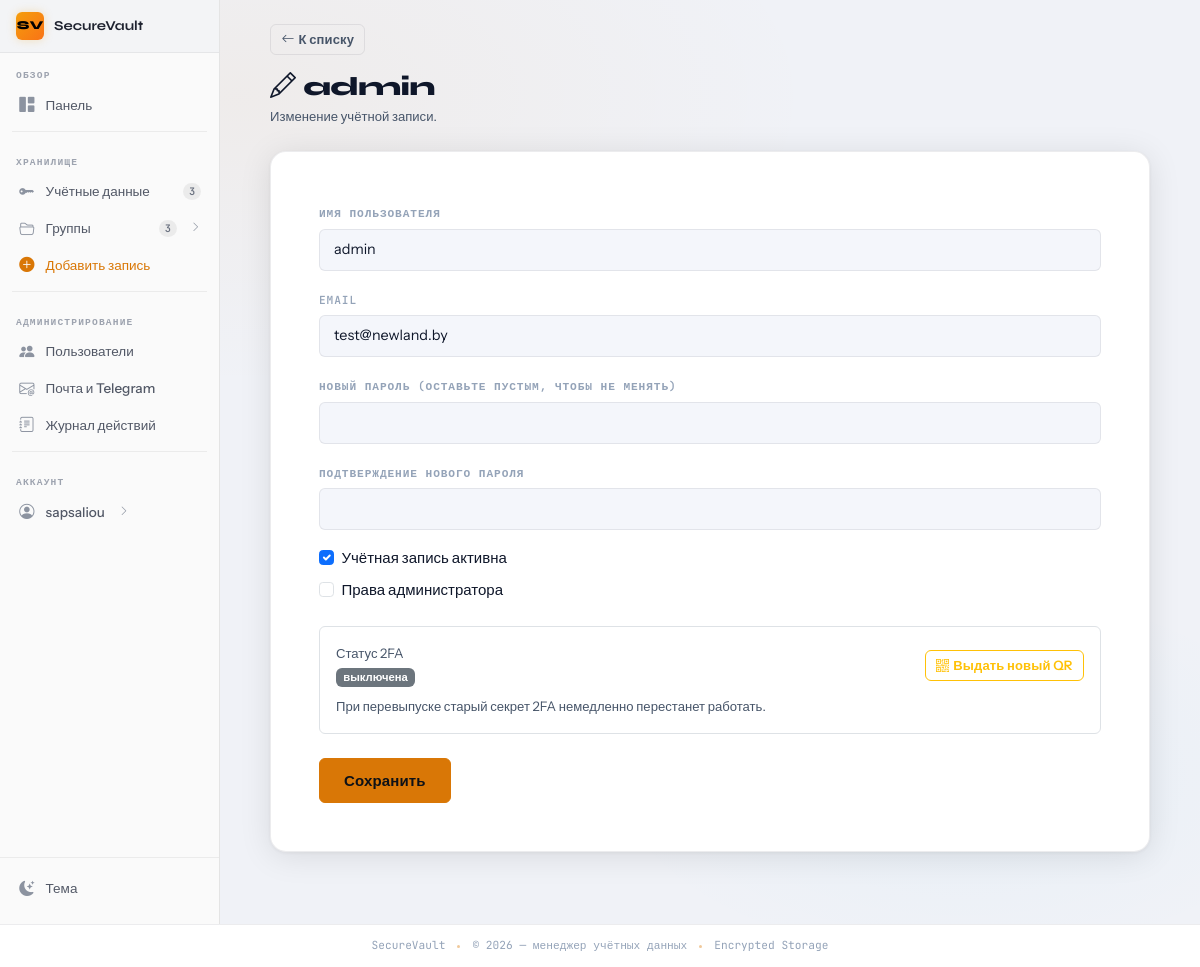
The app's page /admin/users/3/edit (signed in) with its own data.
### app/models.py (models this page shows, shortened)
class User(UserMixin, db.Model):
    id = db.Column(db.Integer, primary_key=True)
    username = db.Column(db.String(80), unique=True, nullable=False, index=True)
    email = db.Column(db.String(120), nullable=False, index=True)
    password_hash = db.Column(db.String(255), nullable=False)
    created_at = db.Column(db.DateTime, default=datetime.utcnow)
    last_login = db.Column(db.DateTime)
    is_active = db.Column(db.Boolean, default=True)
    is_admin = db.Column(db.Boolean, default=False, nullable=False)
    totp_enabled = db.Column(db.Boolean, default=False, nullable=False)
    totp_secret_encrypted = db.Column(db.Text)  # base32, Fernet
    credentials = db.relationship('Credential', backref='owner', lazy='dynamic', cascade='all, delete-orphan')
    groups = db.relationship('CredentialGroup', backref='creator', lazy='dynamic', cascade='all, delete-orphan')
    shares_received = db.relationship(
        'CredentialShare',
        foreign_keys='CredentialShare.shared_with_user_id',
        back_populates='shared_with_user',
        lazy='dynamic',
    )

### app/routes.py (the view, shortened to what this page needs)
@admin_bp.route('/users/<int:user_id>/edit', methods=['GET', 'POST'])
@login_required
@admin_required
def admin_user_edit(user_id):
    user = User.query.get_or_404(user_id)
    form = AdminEditUserForm(user_id=user.id)
    if request.method == 'GET':
        form.username.data = user.username
        form.email.data = user.email
        form.is_active.data = user.is_active
        form.grant_admin.data = user.is_admin
    return render_template('admin_user_edit.html', form=form, edit_user=user)

### app/forms.py (shortened to what this page needs)
class AdminEditUserForm(FlaskForm):
    username = StringField('Имя пользователя', validators=[
        DataRequired(),
        Length(min=3, max=80, message='Имя должно быть от 3 до 80 символов'),
    ])
    email = StringField('Email', validators=[DataRequired(), Email()])
    is_active = BooleanField('Учётная запись активна', default=True)
    grant_admin = BooleanField('Права администратора', default=False)
    new_password = PasswordField('Новый пароль (оставьте пустым, чтобы не менять)', validators=[
        Optional(),
        Length(min=8, message='Пароль не короче 8 символов'),
    ])
    confirm_password = PasswordField('Подтверждение нового пароля', validators=[
        Optional(),
        EqualTo('new_password', message='Пароли не совпадают'),
    ])
    submit = SubmitField('Сохранить')
    def __init__(self, user_id=None, *args, **kwargs):
        super().__init__(*args, **kwargs)
        self._user_id = user_id

### app/routes.py (called while the page is built)
def admin_required(view):
    @wraps(view)
    def wrapped(*args, **kwargs):
        if not current_user.is_authenticated:
            return redirect(url_for('auth.login', next=request.path))
        if not getattr(current_user, 'is_admin', False):
            flash('Нужны права администратора', 'danger')
            return redirect(url_for('main.dashboard'))
        return view(*args, **kwargs)
    return wrapped

### app/templates/admin_user_edit.html (shortened to what this page needs)
{% extends "base.html" %}
{% block content %}
<div class="py-4 page-narrow animate-fadein">
  <div class="mb-4">
    <a href="{{ url_for('admin.admin_user_list') }}" class="btn btn-sm btn-outline-secondary mb-3">
      <i class="bi bi-arrow-left me-1"></i>К списку
    </a>
    <h1 class="page-title mb-1"><i class="bi bi-pencil me-2"></i>{{ edit_user.username }}</h1>
    <p class="text-muted small mb-0">Изменение учётной записи.</p>
  </div>
  <div class="card-form">
    <div class="p-4 p-md-5">
      <form method="POST" novalidate>
        <div class="mb-3">
          {{ form.username.label(class="form-label") }}
          {% if form.username.errors %}
            {{ form.username(class="form-control is-invalid") }}
            <div class="invalid-feedback d-block">{% for e in form.username.errors %}{{ e }}{% endfor %}</div>
          {% else %}
            {{ form.username(class="form-control") }}
          {% endif %}
        </div>
        <div class="mb-3">
          {{ form.email.label(class="form-label") }}
          {% if form.email.errors %}
            {{ form.email(class="form-control is-invalid") }}
            <div class="invalid-feedback d-block">{% for e in form.email.errors %}{{ e }}{% endfor %}</div>
          {% else %}
            {{ form.email(class="form-control") }}
          {% endif %}
        </div>
        <div class="mb-3">
          {{ form.new_password.label(class="form-label") }}
          {{ form.new_password(class="form-control") }}
        </div>
        <div class="mb-3">
          {{ form.confirm_password.label(class="form-label") }}
          {{ form.confirm_password(class="form-control") }}
        </div>
        <div class="form-check mb-2">
          {{ form.is_active(class="form-check-input") }}
          {{ form.is_active.label(class="form-check-label") }}
        </div>
        <div class="form-check mb-4">
          {{ form.grant_admin(class="form-check-input") }}
          {{ form.grant_admin.label(class="form-check-label") }}
        </div>
        <div class="mb-4 p-3 rounded border">
          <div class="d-flex justify-content-between align-items-center flex-wrap gap-2">
            <div>
              <div class="small text-muted">Статус 2FA</div>
              {% if edit_user.totp_enabled %}
                <span class="badge text-bg-success">включена</span>
              {% else %}
                <span class="badge text-bg-secondary">выключена</span>
              {% endif %}
            </div>
            <form method="POST" action="{{ url_for('admin.admin_user_reissue_totp', user_id=edit_user.id) }}">
              <button type="submit" class="btn btn-sm btn-outline-warning">
                <i class="bi bi-qr-code me-1"></i>Выдать новый QR
              </button>
            </form>
          </div>
          <div class="small text-muted mt-2">При перевыпуске старый секрет 2FA немедленно перестанет работать.</div>
        </div>
        {{ form.submit(class="btn btn-primary btn-lg") }}
      </form>
    </div>
  </div>
</div>
{% endblock %}

### app/templates/partials/sidebar_right.html (shortened to what this page needs)
<div class="sv-sidebar-project">
  <div class="sv-sidebar-project-icon">SV</div>
  <span class="sv-sidebar-project-name">SecureVault</span>
</div>
<nav aria-label="Основная навигация">
  <span class="sv-sidebar-section-label">Обзор</span>
  <ul class="sv-nav">
    <li class="sv-nav-item">
      <a class="sv-nav-link" href="{{ url_for('main.dashboard') }}">
        <span class="sv-nav-icon"><i class="bi bi-grid-1x2-fill"></i></span>
        <span>Панель</span>
      </a>
    </li>
  </ul>
  <div class="sv-sidebar-divider"></div>
  <span class="sv-sidebar-section-label">Хранилище</span>
  <ul class="sv-nav">
    <li class="sv-nav-item">
      <a class="sv-nav-link" href="{{ url_for('credential_bp.list_credentials') }}">
        <span class="sv-nav-icon"><i class="bi bi-key-fill"></i></span>
        <span>Учётные данные</span>
        <span class="sv-nav-badge {% if current_user.credentials.count() == 0 %}sv-nav-badge-0{% endif %}">
          {{ current_user.credentials.count() }}
        </span>
      </a>
    </li>
    <li class="sv-nav-item">
      <button class="sv-nav-link"
              type="button"
              data-bs-toggle="collapse"
              data-bs-target="#sbGroups"
              aria-expanded="false"
              aria-controls="sbGroups">
        <span class="sv-nav-icon"><i class="bi bi-folder2-open"></i></span>
        <span>Группы</span>
        <span class="sv-nav-badge {% if current_user.groups.count() == 0 %}sv-nav-badge-0{% endif %}">
          {{ current_user.groups.count() }}
        </span>
        <i class="bi bi-chevron-right sv-nav-arrow ms-1"></i>
      </button>
        {% set groups = current_user.groups.order_by('position', 'name').all() %}
    </li>
    <li class="sv-nav-item">
      <a class="sv-nav-link" href="{{ url_for('credential_bp.add_credential') }}"
         style="color: var(--accent);">
        <span class="sv-nav-icon" style="color:var(--accent);"><i class="bi bi-plus-circle-fill"></i></span>
        <span>Добавить запись</span>
      </a>
    </li>
  </ul>
  {% if current_user.is_admin %}
  <div class="sv-sidebar-divider"></div>
  <span class="sv-sidebar-section-label">Администрирование</span>
  <ul class="sv-nav">
    <li class="sv-nav-item">
      <a class="sv-nav-link" href="{{ url_for('admin.admin_user_list') }}">
        <span class="sv-nav-icon"><i class="bi bi-people-fill"></i></span>
        <span>Пользователи</span>
      </a>
    </li>
    <li class="sv-nav-item">
      <a class="sv-nav-link" href="{{ url_for('admin.admin_delivery_settings') }}">
        <span class="sv-nav-icon"><i class="bi bi-envelope-at"></i></span>
        <span>Почта и Telegram</span>
      </a>
    </li>
    <li class="sv-nav-item">
      <a class="sv-nav-link" href="{{ url_for('admin.admin_audit_log') }}">
        <span class="sv-nav-icon"><i class="bi bi-journal-text"></i></span>
        <span>Журнал действий</span>
      </a>
    </li>
  </ul>
  {% endif %}
  <div class="sv-sidebar-divider"></div>
  <span class="sv-sidebar-section-label">Аккаунт</span>
  <ul class="sv-nav">
    <li class="sv-nav-item">
      <button class="sv-nav-link"
              type="button"
              data-bs-toggle="collapse"
              data-bs-target="#sbAccount"
              aria-expanded="false"
              aria-controls="sbAccount">
        <span class="sv-nav-icon"><i class="bi bi-person-circle"></i></span>
        <span class="text-truncate">{{ current_user.username }}</span>
        <i class="bi bi-chevron-right sv-nav-arrow ms-1"></i>
      </button>
    </li>
  </ul>
</nav>
<div class="sv-sidebar-actions">
  <button type="button" class="sv-theme-btn theme-toggle" title="Сменить тему">
    <span class="sv-nav-icon">
      <i class="bi bi-moon-stars-fill theme-icon-dark"></i>
    </span>
    <span>Тема</span>
  </button>
</div>

### app/static/css/sidebar.css (style rules this page uses)
:root, [data-bs-theme="dark"] { --sv-sidebar-bg: #1f1f1f; --sv-sidebar-border: rgba(255,255,255,0.07); --sv-sidebar-text: #b0b7c3; --sv-sidebar-text-hover:#e8eaf0; --sv-sidebar-active-bg: rgba(255,255,255,0.08); --sv-sidebar-active-border: var(--accent); --sv-sidebar-icon: #6b7280; --sv-sidebar-icon-hover:#c9d1de; --sv-sidebar-section: #6b7280; --sv-sidebar-scrollbar: #2e3340; --sv-sidebar-header-bg: #161616; --sv-sidebar-divider: rgba(255,255,255,0.06); --sv-sidebar-badge-bg: rgba(255,255,255,0.08); --sv-sidebar-badge: #8b929e; }
[data-bs-theme="light"] { --sv-sidebar-bg: #fafafa; --sv-sidebar-border: rgba(0,0,0,0.09); --sv-sidebar-text: #525866; --sv-sidebar-text-hover:#1f2330; --sv-sidebar-active-bg: rgba(0,0,0,0.05); --sv-sidebar-active-border: var(--accent); --sv-sidebar-icon: #8c93a0; --sv-sidebar-icon-hover:#374151; --sv-sidebar-section: #9da3af; --sv-sidebar-scrollbar: #d0d4db; --sv-sidebar-header-bg: #f3f4f6; --sv-sidebar-divider: rgba(0,0,0,0.06); --sv-sidebar-badge-bg: rgba(0,0,0,0.06); --sv-sidebar-badge: #6b7280; }
.sv-sidebar-project { background: var(--sv-sidebar-header-bg); border-bottom: 1px solid var(--sv-sidebar-divider); padding: 0.75rem 1rem; display: flex; align-items: center; gap: 0.625rem; flex-shrink: 0; }
.sv-sidebar-project-icon { width: 1.75rem; height: 1.75rem; border-radius: 6px; background: linear-gradient(135deg, var(--amber-500), #f97316); display: flex; align-items: center; justify-content: center; font-size: 0.75rem; color: #000; font-weight: 800; font-family: var(--font-display); flex-shrink: 0; box-shadow: 0 0 10px rgba(245,158,11,0.25); }
.sv-sidebar-project-name { font-family: var(--font-display); font-size: 0.85rem; font-weight: 700; color: var(--sv-sidebar-text-hover); white-space: nowrap; overflow: hidden; text-overflow: ellipsis; }
.sv-sidebar-section-label { font-family: var(--font-mono); font-size: 0.6rem; font-weight: 700; letter-spacing: 0.12em; text-transform: uppercase; color: var(--sv-sidebar-section); padding: 0.875rem 1rem 0.3rem; display: block; user-select: none; }
.sv-nav { list-style: none; padding: 0 0.5rem; margin: 0; display: flex; flex-direction: column; gap: 1px; }
.sv-nav-item { position: relative; }
.sv-nav-link { display: flex; align-items: center; gap: 0.625rem; padding: 0.45rem 0.625rem; border-radius: 6px; color: var(--sv-sidebar-text); text-decoration: none; font-size: 0.845rem; font-weight: 500; transition: background 160ms, color 160ms; cursor: pointer; border: none; background: none; width: 100%; text-align: left; line-height: 1.4; position: relative; }
.sv-nav-icon { color: var(--sv-sidebar-icon); font-size: 0.95rem; width: 1.1rem; display: flex; align-items: center; justify-content: center; flex-shrink: 0; transition: color 160ms; }
.sv-nav-badge { margin-left: auto; font-family: var(--font-mono); font-size: 0.65rem; font-weight: 600; background: var(--sv-sidebar-badge-bg); color: var(--sv-sidebar-badge); border-radius: 999px; padding: 0.1em 0.55em; min-width: 1.4em; text-align: center; flex-shrink: 0; }
.sv-nav-arrow { margin-left: auto; color: var(--sv-sidebar-icon); font-size: 0.65rem; transition: transform 220ms var(--ease-out), color 160ms; flex-shrink: 0; }
.sv-sidebar-divider { height: 1px; background: var(--sv-sidebar-divider); margin: 0.5rem 0.75rem; flex-shrink: 0; }
.sv-sidebar-actions { margin-top: auto; padding: 0.75rem 0.5rem 1rem; border-top: 1px solid var(--sv-sidebar-divider); flex-shrink: 0; }
.sv-theme-btn { display: flex; align-items: center; gap: 0.625rem; padding: 0.45rem 0.625rem; border-radius: 6px; color: var(--sv-sidebar-text); font-size: 0.845rem; font-weight: 500; background: none; border: none; width: 100%; text-align: left; cursor: pointer; transition: background 160ms, color 160ms; }
.sv-theme-btn .sv-nav-icon { color: var(--sv-sidebar-icon); }

### records on screen
User: username "sapsaliou"
User: username "admin", email "test@newland.by", is_active "☑"

### other values on screen
{{ current_user.credentials.count() }} "3"
{{ current_user.groups.count() }} "3"
